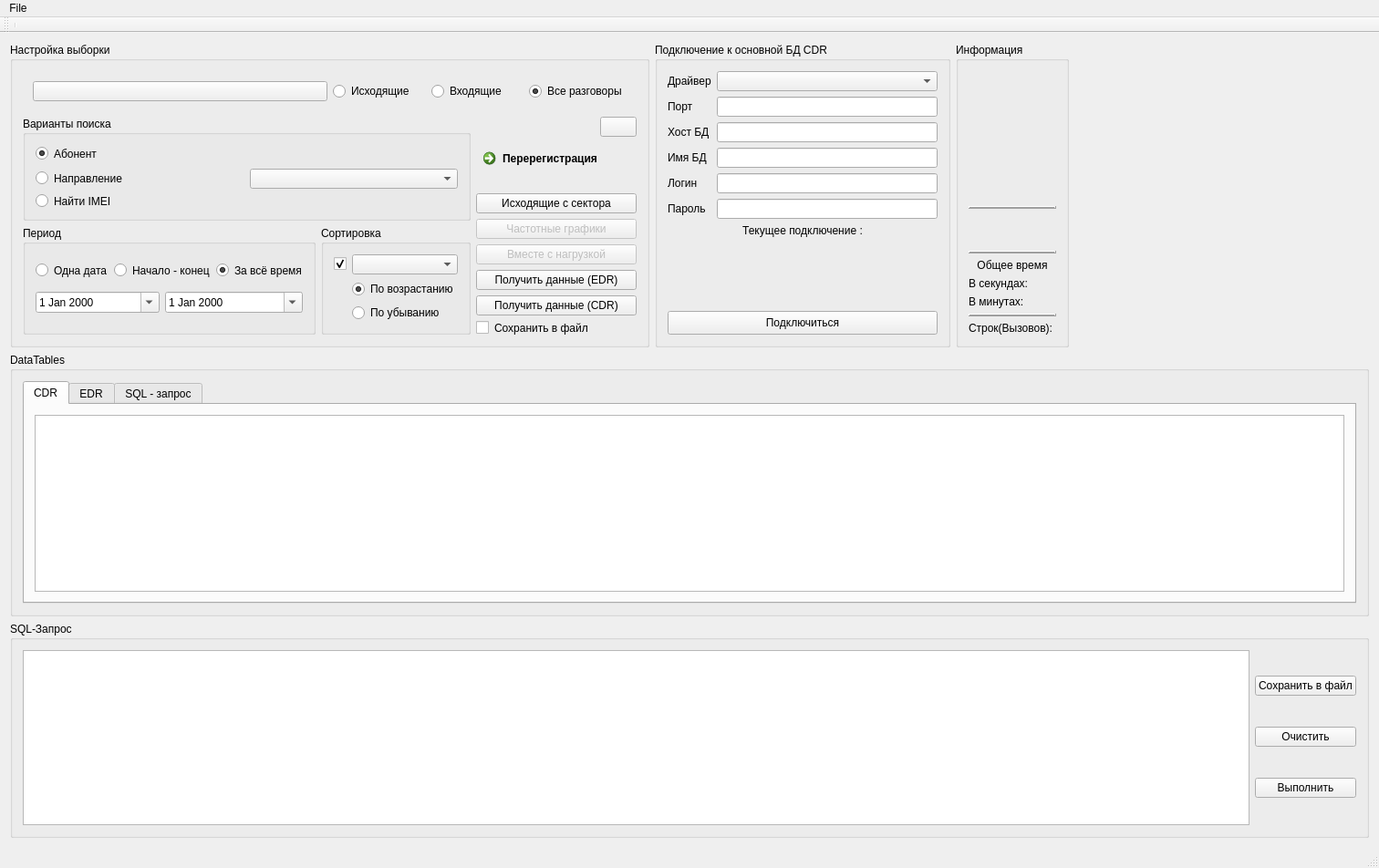
<?xml version="1.0" encoding="UTF-8"?>
<ui version="4.0">
 <class>MainWindow</class>
 <widget class="QMainWindow" name="MainWindow">
  <property name="geometry">
   <rect>
    <x>0</x>
    <y>0</y>
    <width>1512</width>
    <height>952</height>
   </rect>
  </property>
  <property name="sizeIncrement">
   <size>
    <width>1</width>
    <height>1</height>
   </size>
  </property>
  <property name="windowTitle">
   <string>MainWindow</string>
  </property>
  <property name="whatsThis">
   <string>&lt;html&gt;&lt;head/&gt;&lt;body&gt;&lt;p&gt;&lt;br/&gt;&lt;/p&gt;&lt;/body&gt;&lt;/html&gt;</string>
  </property>
  <property name="styleSheet">
   <string notr="true"/>
  </property>
  <widget class="QWidget" name="centralWidget">
   <layout class="QGridLayout" name="gridLayout_12">
    <item row="0" column="3">
     <spacer name="horizontalSpacer_3">
      <property name="orientation">
       <enum>Qt::Horizontal</enum>
      </property>
      <property name="sizeHint" stdset="0">
       <size>
        <width>40</width>
        <height>20</height>
       </size>
      </property>
     </spacer>
    </item>
    <item row="0" column="1">
     <widget class="QGroupBox" name="groupBox">
      <property name="styleSheet">
       <string notr="true"/>
      </property>
      <property name="title">
       <string>Подключение к основной БД CDR</string>
      </property>
      <layout class="QGridLayout" name="gridLayout">
       <item row="0" column="2">
        <layout class="QGridLayout" name="gridLayout_7">
         <item row="2" column="0">
          <widget class="QLabel" name="label_2">
           <property name="styleSheet">
            <string notr="true">border:none;</string>
           </property>
           <property name="text">
            <string>Хост БД</string>
           </property>
          </widget>
         </item>
         <item row="5" column="0">
          <widget class="QLabel" name="label_5">
           <property name="styleSheet">
            <string notr="true">border:none;</string>
           </property>
           <property name="text">
            <string>Пароль</string>
           </property>
          </widget>
         </item>
         <item row="0" column="0">
          <widget class="QLabel" name="label">
           <property name="text">
            <string>Драйвер</string>
           </property>
          </widget>
         </item>
         <item row="3" column="0">
          <widget class="QLabel" name="label_3">
           <property name="styleSheet">
            <string notr="true">border:none;</string>
           </property>
           <property name="text">
            <string>Имя БД</string>
           </property>
          </widget>
         </item>
         <item row="4" column="0">
          <widget class="QLabel" name="label_4">
           <property name="styleSheet">
            <string notr="true">border:none;</string>
           </property>
           <property name="text">
            <string>Логин</string>
           </property>
          </widget>
         </item>
         <item row="1" column="0">
          <widget class="QLabel" name="label_6">
           <property name="text">
            <string>Порт</string>
           </property>
          </widget>
         </item>
        </layout>
       </item>
       <item row="0" column="3">
        <layout class="QVBoxLayout" name="verticalLayout_3">
         <item>
          <widget class="QComboBox" name="driverCombo"/>
         </item>
         <item>
          <widget class="QLineEdit" name="port">
           <property name="clearButtonEnabled">
            <bool>true</bool>
           </property>
          </widget>
         </item>
         <item>
          <layout class="QHBoxLayout" name="horizontalLayout_6">
           <item>
            <widget class="QLineEdit" name="host">
             <property name="text">
              <string/>
             </property>
             <property name="clearButtonEnabled">
              <bool>true</bool>
             </property>
            </widget>
           </item>
          </layout>
         </item>
         <item>
          <layout class="QHBoxLayout" name="horizontalLayout_7">
           <item>
            <widget class="QLineEdit" name="DBname">
             <property name="text">
              <string/>
             </property>
             <property name="clearButtonEnabled">
              <bool>true</bool>
             </property>
            </widget>
           </item>
          </layout>
         </item>
         <item>
          <layout class="QHBoxLayout" name="horizontalLayout_8">
           <item>
            <widget class="QLineEdit" name="login">
             <property name="text">
              <string/>
             </property>
             <property name="clearButtonEnabled">
              <bool>true</bool>
             </property>
            </widget>
           </item>
          </layout>
         </item>
         <item>
          <layout class="QHBoxLayout" name="horizontalLayout_9">
           <item>
            <widget class="QLineEdit" name="password">
             <property name="text">
              <string/>
             </property>
             <property name="echoMode">
              <enum>QLineEdit::PasswordEchoOnEdit</enum>
             </property>
             <property name="clearButtonEnabled">
              <bool>true</bool>
             </property>
            </widget>
           </item>
          </layout>
         </item>
        </layout>
       </item>
       <item row="1" column="2" colspan="2">
        <widget class="QLabel" name="connectionLabel">
         <property name="text">
          <string>&lt;html&gt;&lt;head/&gt;&lt;body&gt;&lt;p&gt;Текущее подключение :&lt;/p&gt;&lt;/body&gt;&lt;/html&gt;</string>
         </property>
         <property name="alignment">
          <set>Qt::AlignCenter</set>
         </property>
        </widget>
       </item>
       <item row="3" column="2" colspan="2">
        <widget class="QPushButton" name="connect">
         <property name="styleSheet">
          <string notr="true">padding:5px;

padding-left:5px;
padding-right:5px;
</string>
         </property>
         <property name="text">
          <string>Подключиться</string>
         </property>
        </widget>
       </item>
       <item row="2" column="2" colspan="2">
        <spacer name="verticalSpacer_4">
         <property name="orientation">
          <enum>Qt::Vertical</enum>
         </property>
         <property name="sizeType">
          <enum>QSizePolicy::Expanding</enum>
         </property>
         <property name="sizeHint" stdset="0">
          <size>
           <width>20</width>
           <height>40</height>
          </size>
         </property>
        </spacer>
       </item>
      </layout>
     </widget>
    </item>
    <item row="2" column="0" colspan="4">
     <widget class="QGroupBox" name="groupBox_7">
      <property name="title">
       <string>SQL-Запрос</string>
      </property>
      <layout class="QGridLayout" name="gridLayout_8">
       <item row="0" column="0">
        <layout class="QHBoxLayout" name="horizontalLayout_4">
         <item>
          <widget class="TextEdit" name="query">
           <property name="font">
            <font>
             <family>Consolas</family>
             <pointsize>-1</pointsize>
             <weight>50</weight>
             <italic>false</italic>
             <bold>false</bold>
            </font>
           </property>
           <property name="styleSheet">
            <string notr="true">font-size:14px;</string>
           </property>
          </widget>
         </item>
         <item>
          <layout class="QVBoxLayout" name="verticalLayout">
           <item>
            <widget class="QPushButton" name="pushButton">
             <property name="text">
              <string>Сохранить в файл</string>
             </property>
            </widget>
           </item>
           <item>
            <widget class="QPushButton" name="pushButton_3">
             <property name="text">
              <string>Очистить</string>
             </property>
            </widget>
           </item>
           <item>
            <widget class="QPushButton" name="pushButton_2">
             <property name="text">
              <string>Выполнить</string>
             </property>
            </widget>
           </item>
          </layout>
         </item>
        </layout>
       </item>
      </layout>
     </widget>
    </item>
    <item row="1" column="0" colspan="4">
     <widget class="QGroupBox" name="groupBox_8">
      <property name="title">
       <string>DataTables</string>
      </property>
      <property name="flat">
       <bool>true</bool>
      </property>
      <layout class="QGridLayout" name="gridLayout_11">
       <item row="0" column="0">
        <widget class="QTabWidget" name="tabWidget">
         <property name="maximumSize">
          <size>
           <width>4000</width>
           <height>2000</height>
          </size>
         </property>
         <property name="sizeIncrement">
          <size>
           <width>0</width>
           <height>0</height>
          </size>
         </property>
         <property name="tabPosition">
          <enum>QTabWidget::North</enum>
         </property>
         <property name="tabShape">
          <enum>QTabWidget::Rounded</enum>
         </property>
         <property name="currentIndex">
          <number>0</number>
         </property>
         <property name="iconSize">
          <size>
           <width>20</width>
           <height>20</height>
          </size>
         </property>
         <property name="documentMode">
          <bool>false</bool>
         </property>
         <property name="tabsClosable">
          <bool>false</bool>
         </property>
         <property name="movable">
          <bool>true</bool>
         </property>
         <property name="tabBarAutoHide">
          <bool>false</bool>
         </property>
         <widget class="QWidget" name="tab">
          <attribute name="icon">
           <iconset resource="rs.qrc">
            <normaloff>:/images/cdr_origin.png</normaloff>:/images/cdr_origin.png</iconset>
          </attribute>
          <attribute name="title">
           <string>CDR</string>
          </attribute>
          <attribute name="toolTip">
           <string>Данные о звонках</string>
          </attribute>
          <layout class="QGridLayout" name="gridLayout_9">
           <item row="1" column="0">
            <widget class="QtCopyTableView" name="tableView">
             <property name="font">
              <font>
               <family>Consolas</family>
               <pointsize>10</pointsize>
               <weight>50</weight>
               <italic>false</italic>
               <bold>false</bold>
              </font>
             </property>
             <property name="contextMenuPolicy">
              <enum>Qt::CustomContextMenu</enum>
             </property>
             <property name="alternatingRowColors">
              <bool>true</bool>
             </property>
             <property name="gridStyle">
              <enum>Qt::SolidLine</enum>
             </property>
             <property name="sortingEnabled">
              <bool>true</bool>
             </property>
             <attribute name="verticalHeaderShowSortIndicator" stdset="0">
              <bool>false</bool>
             </attribute>
            </widget>
           </item>
          </layout>
         </widget>
         <widget class="QWidget" name="tab_3">
          <attribute name="icon">
           <iconset resource="rs.qrc">
            <normaloff>:/images/edr_origin.png</normaloff>:/images/edr_origin.png</iconset>
          </attribute>
          <attribute name="title">
           <string>EDR</string>
          </attribute>
          <attribute name="toolTip">
           <string>Данные по пакетке</string>
          </attribute>
          <layout class="QGridLayout" name="gridLayout_13">
           <item row="0" column="0">
            <widget class="QtCopyTableView" name="tableViewEDR">
             <property name="contextMenuPolicy">
              <enum>Qt::CustomContextMenu</enum>
             </property>
             <property name="alternatingRowColors">
              <bool>true</bool>
             </property>
             <property name="sortingEnabled">
              <bool>true</bool>
             </property>
            </widget>
           </item>
          </layout>
         </widget>
         <widget class="QWidget" name="tab_2">
          <attribute name="icon">
           <iconset resource="rs.qrc">
            <normaloff>:/images/sql.png</normaloff>:/images/sql.png</iconset>
          </attribute>
          <attribute name="title">
           <string>SQL - запрос</string>
          </attribute>
          <attribute name="toolTip">
           <string>Результат выполнения запроса</string>
          </attribute>
          <layout class="QGridLayout" name="gridLayout_10">
           <item row="0" column="0">
            <widget class="QtCopyTableView" name="tableViewQuery">
             <property name="contextMenuPolicy">
              <enum>Qt::CustomContextMenu</enum>
             </property>
             <property name="alternatingRowColors">
              <bool>true</bool>
             </property>
             <property name="sortingEnabled">
              <bool>true</bool>
             </property>
            </widget>
           </item>
          </layout>
         </widget>
        </widget>
       </item>
      </layout>
     </widget>
    </item>
    <item row="0" column="2">
     <widget class="QGroupBox" name="groupBox_6">
      <property name="title">
       <string>Информация</string>
      </property>
      <layout class="QGridLayout" name="gridLayout_6">
       <item row="0" column="0">
        <spacer name="verticalSpacer">
         <property name="orientation">
          <enum>Qt::Vertical</enum>
         </property>
         <property name="sizeHint" stdset="0">
          <size>
           <width>20</width>
           <height>40</height>
          </size>
         </property>
        </spacer>
       </item>
       <item row="2" column="0">
        <layout class="QVBoxLayout" name="verticalLayout_5">
         <item>
          <widget class="QLabel" name="frequences">
           <property name="text">
            <string/>
           </property>
          </widget>
         </item>
         <item>
          <widget class="Line" name="line_3">
           <property name="frameShadow">
            <enum>QFrame::Raised</enum>
           </property>
           <property name="lineWidth">
            <number>2</number>
           </property>
           <property name="orientation">
            <enum>Qt::Horizontal</enum>
           </property>
          </widget>
         </item>
         <item>
          <widget class="QLabel" name="favoriteNumber">
           <property name="text">
            <string/>
           </property>
          </widget>
         </item>
         <item>
          <widget class="QLabel" name="duration">
           <property name="text">
            <string/>
           </property>
          </widget>
         </item>
         <item>
          <widget class="Line" name="line_2">
           <property name="frameShadow">
            <enum>QFrame::Raised</enum>
           </property>
           <property name="lineWidth">
            <number>2</number>
           </property>
           <property name="orientation">
            <enum>Qt::Horizontal</enum>
           </property>
          </widget>
         </item>
         <item>
          <widget class="QLabel" name="label_10">
           <property name="text">
            <string>Общее время</string>
           </property>
           <property name="alignment">
            <set>Qt::AlignCenter</set>
           </property>
          </widget>
         </item>
         <item>
          <widget class="QLabel" name="label_8">
           <property name="text">
            <string>В секундах:</string>
           </property>
          </widget>
         </item>
         <item>
          <widget class="QLabel" name="label_9">
           <property name="text">
            <string>В минутах:</string>
           </property>
          </widget>
         </item>
         <item>
          <widget class="Line" name="line">
           <property name="frameShadow">
            <enum>QFrame::Raised</enum>
           </property>
           <property name="lineWidth">
            <number>2</number>
           </property>
           <property name="midLineWidth">
            <number>0</number>
           </property>
           <property name="orientation">
            <enum>Qt::Horizontal</enum>
           </property>
          </widget>
         </item>
         <item>
          <widget class="QLabel" name="label_7">
           <property name="styleSheet">
            <string notr="true">border:none;</string>
           </property>
           <property name="text">
            <string>Cтрок(Вызовов): </string>
           </property>
           <property name="alignment">
            <set>Qt::AlignLeading|Qt::AlignLeft|Qt::AlignVCenter</set>
           </property>
          </widget>
         </item>
        </layout>
       </item>
      </layout>
     </widget>
    </item>
    <item row="0" column="0">
     <widget class="QGroupBox" name="groupBox_2">
      <property name="styleSheet">
       <string notr="true"/>
      </property>
      <property name="title">
       <string>Настройка выборки</string>
      </property>
      <property name="flat">
       <bool>true</bool>
      </property>
      <property name="checkable">
       <bool>false</bool>
      </property>
      <layout class="QGridLayout" name="gridLayout_5">
       <item row="5" column="2" rowspan="2">
        <widget class="QGroupBox" name="groupBox_5">
         <property name="title">
          <string>Сортировка</string>
         </property>
         <layout class="QGridLayout" name="gridLayout_4">
          <item row="2" column="1">
           <widget class="QComboBox" name="columnOrder">
            <property name="editable">
             <bool>false</bool>
            </property>
           </widget>
          </item>
          <item row="3" column="1">
           <widget class="QRadioButton" name="asc">
            <property name="text">
             <string>По возрастанию</string>
            </property>
            <property name="checked">
             <bool>true</bool>
            </property>
           </widget>
          </item>
          <item row="4" column="1">
           <widget class="QRadioButton" name="desc">
            <property name="text">
             <string>По убыванию</string>
            </property>
           </widget>
          </item>
          <item row="2" column="0">
           <widget class="QCheckBox" name="chBoxEnableOrder">
            <property name="text">
             <string/>
            </property>
            <property name="checked">
             <bool>true</bool>
            </property>
           </widget>
          </item>
         </layout>
        </widget>
       </item>
       <item row="0" column="0" colspan="4">
        <widget class="QWidget" name="horizontalWidget" native="true">
         <property name="styleSheet">
          <string notr="true"/>
         </property>
         <layout class="QHBoxLayout" name="horizontalLayout">
          <item>
           <layout class="QHBoxLayout" name="horizontalLayout_3">
            <item>
             <widget class="QPushButton" name="pastePB">
              <property name="text">
               <string/>
              </property>
              <property name="checkable">
               <bool>false</bool>
              </property>
              <property name="autoRepeat">
               <bool>false</bool>
              </property>
              <property name="flat">
               <bool>false</bool>
              </property>
             </widget>
            </item>
           </layout>
          </item>
          <item>
           <layout class="QHBoxLayout" name="horizontalLayout_2">
            <item>
             <widget class="QRadioButton" name="outgoing">
              <property name="text">
               <string>Исходящие</string>
              </property>
             </widget>
            </item>
            <item>
             <widget class="QRadioButton" name="incoming">
              <property name="text">
               <string>Входящие</string>
              </property>
             </widget>
            </item>
            <item>
             <widget class="QRadioButton" name="all_calls">
              <property name="text">
               <string>Все разговоры</string>
              </property>
              <property name="checked">
               <bool>true</bool>
              </property>
             </widget>
            </item>
           </layout>
          </item>
         </layout>
        </widget>
       </item>
       <item row="3" column="3" rowspan="4">
        <layout class="QVBoxLayout" name="verticalLayout_2">
         <item>
          <layout class="QHBoxLayout" name="horizontalLayout_5">
           <item>
            <spacer name="horizontalSpacer">
             <property name="orientation">
              <enum>Qt::Horizontal</enum>
             </property>
             <property name="sizeHint" stdset="0">
              <size>
               <width>40</width>
               <height>20</height>
              </size>
             </property>
            </spacer>
           </item>
           <item>
            <widget class="QPushButton" name="pushButton_5">
             <property name="text">
              <string/>
             </property>
             <property name="icon">
              <iconset>
               <normaloff>:/w256h2561339195771Help256x256.png</normaloff>:/w256h2561339195771Help256x256.png</iconset>
             </property>
            </widget>
           </item>
          </layout>
         </item>
         <item>
          <layout class="QVBoxLayout" name="verticalLayout_4">
           <item>
            <widget class="QCommandLinkButton" name="commandLinkButton">
             <property name="text">
              <string>Перерегистрация</string>
             </property>
            </widget>
           </item>
           <item>
            <widget class="QPushButton" name="cellStat">
             <property name="text">
              <string>Исходящие с сектора</string>
             </property>
            </widget>
           </item>
           <item>
            <widget class="QPushButton" name="analyseDataButton">
             <property name="enabled">
              <bool>false</bool>
             </property>
             <property name="tabletTracking">
              <bool>false</bool>
             </property>
             <property name="styleSheet">
              <string notr="true"/>
             </property>
             <property name="text">
              <string>Частотные графики</string>
             </property>
             <property name="autoDefault">
              <bool>false</bool>
             </property>
             <property name="default">
              <bool>false</bool>
             </property>
             <property name="flat">
              <bool>false</bool>
             </property>
            </widget>
           </item>
           <item>
            <widget class="QPushButton" name="chartButton">
             <property name="enabled">
              <bool>false</bool>
             </property>
             <property name="text">
              <string>Вместе с нагрузкой</string>
             </property>
            </widget>
           </item>
           <item>
            <widget class="QPushButton" name="getDataEDR">
             <property name="text">
              <string>Получить данные (EDR)</string>
             </property>
            </widget>
           </item>
           <item>
            <widget class="QPushButton" name="showData">
             <property name="styleSheet">
              <string notr="true"/>
             </property>
             <property name="text">
              <string>Получить данные (CDR)</string>
             </property>
             <property name="autoDefault">
              <bool>false</bool>
             </property>
             <property name="default">
              <bool>false</bool>
             </property>
             <property name="flat">
              <bool>false</bool>
             </property>
            </widget>
           </item>
           <item>
            <widget class="QCheckBox" name="saveToFile">
             <property name="layoutDirection">
              <enum>Qt::LeftToRight</enum>
             </property>
             <property name="autoFillBackground">
              <bool>false</bool>
             </property>
             <property name="styleSheet">
              <string notr="true">border:none;</string>
             </property>
             <property name="text">
              <string>Сохранить в файл</string>
             </property>
            </widget>
           </item>
          </layout>
         </item>
        </layout>
       </item>
       <item row="3" column="0" rowspan="2" colspan="3">
        <widget class="QGroupBox" name="groupBox_4">
         <property name="title">
          <string>Варианты поиска</string>
         </property>
         <layout class="QGridLayout" name="gridLayout_3">
          <item row="1" column="1">
           <layout class="QHBoxLayout" name="horizontalLayout_10">
            <item>
             <widget class="QRadioButton" name="radioButton_5">
              <property name="styleSheet">
               <string notr="true">border:none;</string>
              </property>
              <property name="text">
               <string>Направление</string>
              </property>
              <property name="iconSize">
               <size>
                <width>16</width>
                <height>16</height>
               </size>
              </property>
             </widget>
            </item>
            <item>
             <widget class="QComboBox" name="comboBox">
              <property name="sizePolicy">
               <sizepolicy hsizetype="Ignored" vsizetype="Fixed">
                <horstretch>0</horstretch>
                <verstretch>0</verstretch>
               </sizepolicy>
              </property>
              <property name="insertPolicy">
               <enum>QComboBox::InsertAtBottom</enum>
              </property>
             </widget>
            </item>
           </layout>
          </item>
          <item row="0" column="1">
           <layout class="QHBoxLayout" name="horizontalLayout_12">
            <item>
             <widget class="QRadioButton" name="radioButton">
              <property name="styleSheet">
               <string notr="true">border:none;</string>
              </property>
              <property name="text">
               <string>Абонент</string>
              </property>
              <property name="iconSize">
               <size>
                <width>16</width>
                <height>16</height>
               </size>
              </property>
              <property name="checked">
               <bool>true</bool>
              </property>
             </widget>
            </item>
            <item>
             <spacer name="horizontalSpacer_2">
              <property name="orientation">
               <enum>Qt::Horizontal</enum>
              </property>
              <property name="sizeHint" stdset="0">
               <size>
                <width>40</width>
                <height>20</height>
               </size>
              </property>
             </spacer>
            </item>
           </layout>
          </item>
          <item row="2" column="1">
           <layout class="QHBoxLayout" name="horizontalLayout_11">
            <item>
             <widget class="QRadioButton" name="radioButton_4">
              <property name="styleSheet">
               <string notr="true">border:none;</string>
              </property>
              <property name="text">
               <string>Найти IMEI</string>
              </property>
              <property name="iconSize">
               <size>
                <width>16</width>
                <height>16</height>
               </size>
              </property>
              <property name="autoRepeat">
               <bool>false</bool>
              </property>
             </widget>
            </item>
           </layout>
          </item>
         </layout>
        </widget>
       </item>
       <item row="5" column="0" rowspan="2" colspan="2">
        <widget class="QGroupBox" name="groupBox_3">
         <property name="title">
          <string>Период</string>
         </property>
         <layout class="QGridLayout" name="gridLayout_2">
          <item row="1" column="2" colspan="2">
           <widget class="QDateEdit" name="dateEdit">
            <property name="calendarPopup">
             <bool>true</bool>
            </property>
           </widget>
          </item>
          <item row="0" column="0">
           <widget class="QRadioButton" name="oneDay">
            <property name="styleSheet">
             <string notr="true">border:none;</string>
            </property>
            <property name="text">
             <string>Одна дата</string>
            </property>
           </widget>
          </item>
          <item row="0" column="3">
           <widget class="QRadioButton" name="radioButton_2">
            <property name="styleSheet">
             <string notr="true">border:none;</string>
            </property>
            <property name="text">
             <string>За всё время</string>
            </property>
            <property name="checked">
             <bool>true</bool>
            </property>
           </widget>
          </item>
          <item row="0" column="1" colspan="2">
           <widget class="QRadioButton" name="period">
            <property name="styleSheet">
             <string notr="true">border:none;</string>
            </property>
            <property name="text">
             <string>Начало - конец</string>
            </property>
           </widget>
          </item>
          <item row="1" column="0" colspan="2">
           <widget class="QDateEdit" name="dateEdit_2">
            <property name="autoFillBackground">
             <bool>false</bool>
            </property>
            <property name="accelerated">
             <bool>false</bool>
            </property>
            <property name="showGroupSeparator" stdset="0">
             <bool>false</bool>
            </property>
            <property name="calendarPopup">
             <bool>true</bool>
            </property>
            <property name="timeSpec">
             <enum>Qt::LocalTime</enum>
            </property>
           </widget>
          </item>
         </layout>
        </widget>
       </item>
      </layout>
     </widget>
    </item>
   </layout>
  </widget>
  <widget class="QMenuBar" name="menuBar">
   <property name="geometry">
    <rect>
     <x>0</x>
     <y>0</y>
     <width>1512</width>
     <height>25</height>
    </rect>
   </property>
   <property name="datd" stdset="0">
    <string/>
   </property>
   <widget class="QMenu" name="menuFile">
    <property name="title">
     <string>File</string>
    </property>
    <addaction name="actionExit"/>
   </widget>
   <addaction name="menuFile"/>
  </widget>
  <widget class="QToolBar" name="mainToolBar">
   <attribute name="toolBarArea">
    <enum>TopToolBarArea</enum>
   </attribute>
   <attribute name="toolBarBreak">
    <bool>false</bool>
   </attribute>
   <addaction name="separator"/>
  </widget>
  <widget class="QStatusBar" name="statusBar">
   <property name="font">
    <font>
     <family>Consolas</family>
     <pointsize>10</pointsize>
     <weight>50</weight>
     <italic>false</italic>
     <bold>false</bold>
    </font>
   </property>
  </widget>
  <action name="actionExit">
   <property name="text">
    <string>Exit</string>
   </property>
  </action>
 </widget>
 <layoutdefault spacing="6" margin="11"/>
 <customwidgets>
  <customwidget>
   <class>TextEdit</class>
   <extends>QTextEdit</extends>
   <header>textedit.h</header>
  </customwidget>
  <customwidget>
   <class>QtCopyTableView</class>
   <extends>QTableView</extends>
   <header>qtcopytableview.h</header>
  </customwidget>
 </customwidgets>
 <tabstops>
  <tabstop>driverCombo</tabstop>
  <tabstop>port</tabstop>
  <tabstop>host</tabstop>
  <tabstop>DBname</tabstop>
  <tabstop>login</tabstop>
  <tabstop>password</tabstop>
  <tabstop>connect</tabstop>
  <tabstop>pastePB</tabstop>
  <tabstop>outgoing</tabstop>
  <tabstop>incoming</tabstop>
  <tabstop>all_calls</tabstop>
  <tabstop>pushButton_5</tabstop>
  <tabstop>comboBox</tabstop>
  <tabstop>radioButton</tabstop>
  <tabstop>radioButton_5</tabstop>
  <tabstop>radioButton_4</tabstop>
  <tabstop>oneDay</tabstop>
  <tabstop>period</tabstop>
  <tabstop>radioButton_2</tabstop>
  <tabstop>dateEdit_2</tabstop>
  <tabstop>dateEdit</tabstop>
  <tabstop>cellStat</tabstop>
  <tabstop>columnOrder</tabstop>
  <tabstop>asc</tabstop>
  <tabstop>desc</tabstop>
  <tabstop>chBoxEnableOrder</tabstop>
  <tabstop>analyseDataButton</tabstop>
  <tabstop>showData</tabstop>
  <tabstop>saveToFile</tabstop>
  <tabstop>tabWidget</tabstop>
  <tabstop>tableView</tabstop>
  <tabstop>pushButton</tabstop>
  <tabstop>pushButton_3</tabstop>
  <tabstop>pushButton_2</tabstop>
  <tabstop>query</tabstop>
  <tabstop>tableViewQuery</tabstop>
  <tabstop>tableViewEDR</tabstop>
 </tabstops>
 <resources>
  <include location="rs.qrc"/>
 </resources>
 <connections/>
</ui>
